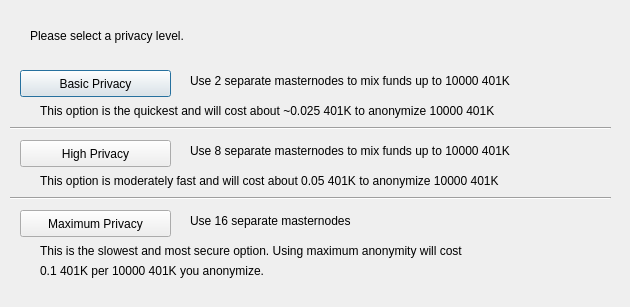
<?xml version="1.0" encoding="UTF-8"?>
<ui version="4.0">
 <class>ObfuscationConfig</class>
 <widget class="QDialog" name="ObfuscationConfig">
  <property name="geometry">
   <rect>
    <x>0</x>
    <y>0</y>
    <width>630</width>
    <height>307</height>
   </rect>
  </property>
  <property name="windowTitle">
   <string>Configure Obfuscation</string>
  </property>
  <widget class="QPushButton" name="buttonBasic">
   <property name="geometry">
    <rect>
     <x>20</x>
     <y>70</y>
     <width>151</width>
     <height>27</height>
    </rect>
   </property>
   <property name="text">
    <string>Basic Privacy</string>
   </property>
  </widget>
  <widget class="QPushButton" name="buttonHigh">
   <property name="geometry">
    <rect>
     <x>20</x>
     <y>140</y>
     <width>151</width>
     <height>27</height>
    </rect>
   </property>
   <property name="text">
    <string>High Privacy</string>
   </property>
  </widget>
  <widget class="QPushButton" name="buttonMax">
   <property name="geometry">
    <rect>
     <x>20</x>
     <y>210</y>
     <width>151</width>
     <height>27</height>
    </rect>
   </property>
   <property name="text">
    <string>Maximum Privacy</string>
   </property>
  </widget>
  <widget class="QLabel" name="label">
   <property name="geometry">
    <rect>
     <x>30</x>
     <y>20</y>
     <width>571</width>
     <height>31</height>
    </rect>
   </property>
   <property name="text">
    <string>Please select a privacy level.</string>
   </property>
  </widget>
  <widget class="QLabel" name="label_2">
   <property name="geometry">
    <rect>
     <x>190</x>
     <y>70</y>
     <width>421</width>
     <height>21</height>
    </rect>
   </property>
   <property name="text">
    <string>Use 2 separate masternodes to mix funds up to 10000 401K</string>
   </property>
  </widget>
  <widget class="QLabel" name="label_3">
   <property name="geometry">
    <rect>
     <x>190</x>
     <y>140</y>
     <width>411</width>
     <height>21</height>
    </rect>
   </property>
   <property name="text">
    <string>Use 8 separate masternodes to mix funds up to 10000 401K</string>
   </property>
  </widget>
  <widget class="QLabel" name="label_4">
   <property name="geometry">
    <rect>
     <x>190</x>
     <y>210</y>
     <width>421</width>
     <height>21</height>
    </rect>
   </property>
   <property name="text">
    <string>Use 16 separate masternodes</string>
   </property>
  </widget>
  <widget class="QLabel" name="label_6">
   <property name="geometry">
    <rect>
     <x>40</x>
     <y>100</y>
     <width>561</width>
     <height>21</height>
    </rect>
   </property>
   <property name="text">
    <string>This option is the quickest and will cost about ~0.025 401K to anonymize 10000 401K</string>
   </property>
  </widget>
  <widget class="QLabel" name="label_7">
   <property name="geometry">
    <rect>
     <x>40</x>
     <y>170</y>
     <width>561</width>
     <height>21</height>
    </rect>
   </property>
   <property name="text">
    <string>This option is moderately fast and will cost about 0.05 401K to anonymize 10000 401K</string>
   </property>
  </widget>
  <widget class="QLabel" name="label_8">
   <property name="geometry">
    <rect>
     <x>40</x>
     <y>240</y>
     <width>561</width>
     <height>21</height>
    </rect>
   </property>
   <property name="text">
    <string>This is the slowest and most secure option. Using maximum anonymity will cost</string>
   </property>
  </widget>
  <widget class="QLabel" name="label_9">
   <property name="geometry">
    <rect>
     <x>40</x>
     <y>260</y>
     <width>561</width>
     <height>21</height>
    </rect>
   </property>
   <property name="text">
    <string>0.1 401K per 10000 401K you anonymize.</string>
   </property>
  </widget>
  <widget class="Line" name="line">
   <property name="geometry">
    <rect>
     <x>10</x>
     <y>120</y>
     <width>601</width>
     <height>16</height>
    </rect>
   </property>
   <property name="orientation">
    <enum>Qt::Horizontal</enum>
   </property>
  </widget>
  <widget class="Line" name="line_2">
   <property name="geometry">
    <rect>
     <x>10</x>
     <y>190</y>
     <width>601</width>
     <height>16</height>
    </rect>
   </property>
   <property name="orientation">
    <enum>Qt::Horizontal</enum>
   </property>
  </widget>
 </widget>
 <resources/>
 <connections/>
</ui>
